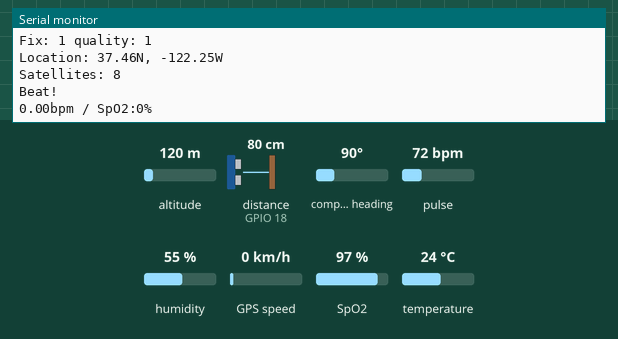
This sketch was run on a simulated ESP32. Shown: the last lines printed to the serial monitor. Wiring (inferred from the names in the program): ultrasonic range finder: trigger GPIO 5; echo GPIO 18. Inputs (shaded band) come from the test bench; at power-on: distance to the obstacle (sensor on GPIO 18) 80 cm, pulse 72 bpm, humidity 55 %, SpO2 97 %, temperature 24 °C, altitude 120 m, compass heading 90°, GPS speed 0 km/h. The echo pulse lasts 58.3 µs per cm; WiFi joins after 1.5 s; servers stay silent unless stated; the GPS gets a fix after 3 s at 37.7749, -122.4194 with 8 satellites.

Above: at 4.7 s.
4.8 s: distance to the obstacle (sensor on GPIO 18) set to 2 cm
At 5.82 s:
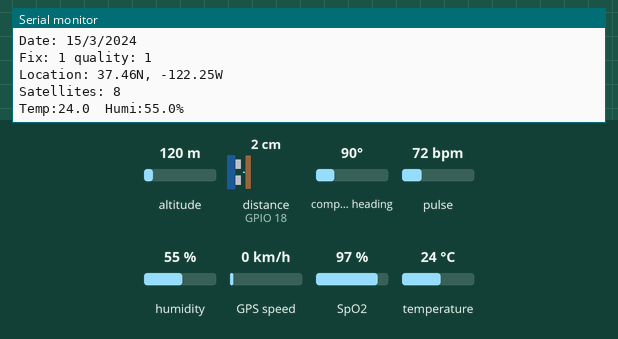
6.3 s: pulse set to 42 bpm
At 7.72 s:
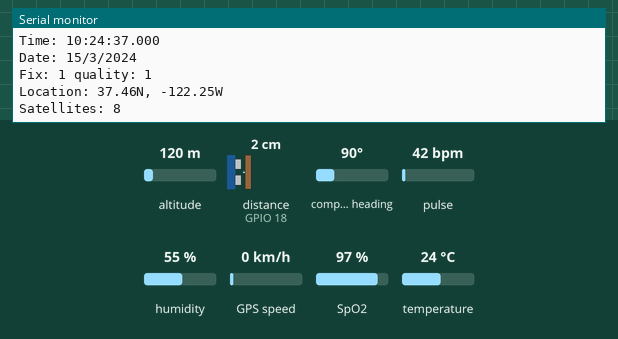
9.3 s: humidity set to 88 %
At 15.21 s:
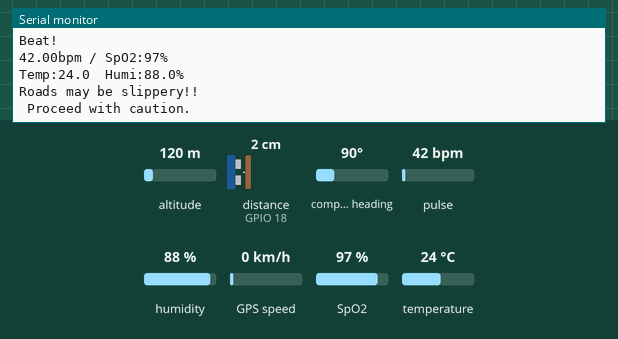
16.2 s: SpO2 set to 80 %
At 17.3 s:
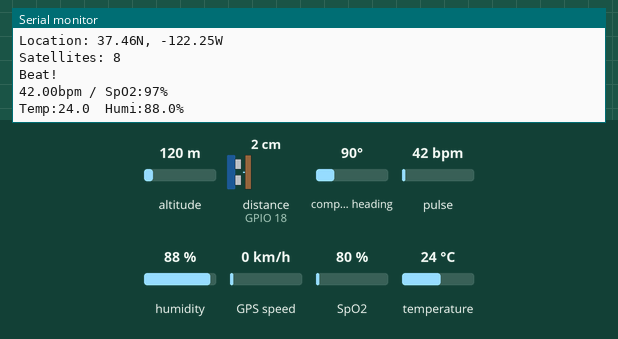
17.7 s: temperature set to 12 °C
At 19.4 s:
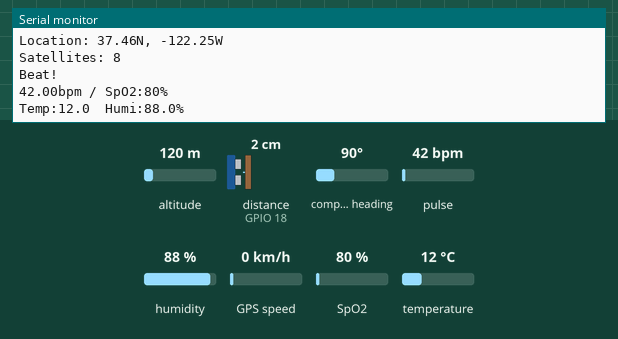
Timing chart, 0 to 20.2 s (numbered marks = the images above; inputs shaded):
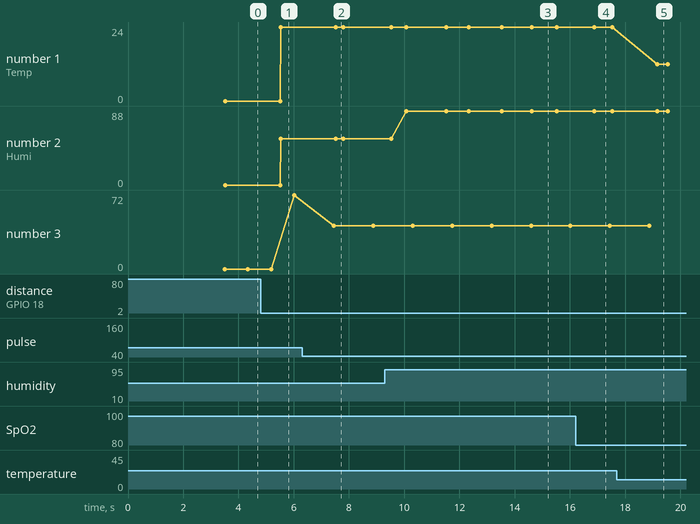

The sketch:

Smart_Steering_Wheel_Iot_Project.ino
```cpp
//New file, everything fixed
#include <WiFi.h>
#include "secrets.h"
#include "ThingSpeak.h" // always include thingspeak header file after other header files and custom macros
#include <WiFiClient.h>
#include <WebServer.h>
#include <ESPmDNS.h>
#include "homepage.h"
#include <Arduino.h>
#include <Adafruit_GPS.h>
//asynchronous dht11
#include "DHT_Async.h"
#include <Wire.h>
#include "MAX30100_PulseOximeter.h"
#define DHT_SENSOR_TYPE DHT_TYPE_11
static const int DHT_SENSOR_PIN = 4;
DHT_Async dht_sensor(DHT_SENSOR_PIN, DHT_SENSOR_TYPE);
//#define Warning_led 20
//#define Hazard_led 21
float temperature;
float humidity;

//heart rate sensor
PulseOximeter pox;
float beat;
float spo2;


//gps files
#define GPSSerial Serial2
Adafruit_GPS GPS(&GPSSerial);
#define GPSECHO false


#define BAUDRATE 115200
#define REPORTING_PERIOD_MS 15000 //report to thingspeak every 20s
#define REPORTING_PERIOD_MS_THINGSPEAK 1000  // report to ThingSpeak every 20s

// Variables to store the duration and distance for ultrasonic sensors
long duration;
int distance; //for ultrasonic q

//variables to store dht11 readings
float temp;
float humi;

//variables for adding gps longitude and latitude to thingspeak
int lati;
int longi;

//for looping the main every 2 seconds
unsigned long previousMillis = 0; //execute the loop in void main only if the current time is - the last time readings were taken is greater than 2 seconds
const long interval = 1000; // Interval in milliseconds
uint32_t timer = millis();

//ssis and password for connecting esp32 to a network
const char* hs_ssid = "Seansiphone"; //hot spot phone name
const char* hs_password = "gabtoocool"; //hot spot phone password
char ssid[] = SECRET_SSID;   // your network SSID (name)
char pass[] = SECRET_PASS;   // your network password
int keyIndex = 0;            // your network key Index number (needed only for WEP)
WiFiClient  client;
WebServer server(80);


//needed for thingspeak
unsigned long myChannelNumber = SECRET_CH_ID;
const char * myWriteAPIKey = SECRET_WRITE_APIKEY;
uint32_t tsLastReport = 0; //4 byte unsigned int to time thingspeak 20s
uint32_t tsLastReportThingSpeak = 0;  //4 byte unsigned int to to time ThingSpeak 20s

// Define the pins for the ultrasonic sensor
const int trigPin = 5;
const int echoPin = 18; //for ultrasonic 1, labeled with blue on board


void handleRoot() {

  String message = homePagePart1 + temperature + homePagePart2 + humidity + homePagePart3 + beat + homePagePart4 + distance + homePagePart5 + spo2 + homePagePart6 + lati + homePagePart7 + longi + homePagePart8 + checkDistance() + homePagePart9 + checkTemperature() + homePagePart10 + checkBPM() + homePagePart11 + lati + homePagePart12 + longi + homePagePart13;


  server.send(200, "text/html", message);
}


void handleNotFound() {
  String message = "File Not Found\n\n";
  message += "URI: ";
  message += server.uri();
  message += "\nMethod: ";
  message += (server.method() == HTTP_GET) ? "GET" : "POST";
  message += "\nArguments: ";
  message += server.args();
  message += "\n";
  for (uint8_t i = 0; i < server.args(); i++) {
    message += " " + server.argName(i) + ": " + server.arg(i) + "\n";
  }
  server.send(404, "text/plain", message);
}


void setup(void) {
  Serial.begin(115200);

  delay(1000);
  WiFi.mode(WIFI_STA);
  ThingSpeak.begin(client);  // Initialize ThingSpeak
  WiFi.begin(hs_ssid, hs_password);
  Serial.println("");

  // Wait for connection
  while (WiFi.status() != WL_CONNECTED) {
    delay(500);
    Serial.print(".");
  }
  Serial.println("");
  Serial.print("Connected to ");
  Serial.println(hs_ssid);
  Serial.print("IP address: ");
  Serial.println(WiFi.localIP());

  if (MDNS.begin("esp32")) {
    Serial.println("MDNS responder started");
  }

  server.on("/", handleRoot);
  server.on("/inline", []() {
  server.send(200, "text/plain", "this works as well");
  });
  server.onNotFound(handleNotFound);

  server.begin();
  Serial.println("HTTP server started");

//configuring the different pins on the components as inputs or outputs
  pinMode(trigPin, OUTPUT);
  pinMode(echoPin, INPUT);


  // GPS
  Serial.println("Adafruit GPS library basic parsing test!");
  GPS.begin(9600);
  GPS.sendCommand(PMTK_SET_NMEA_OUTPUT_RMCGGA);
  GPS.sendCommand(PMTK_SET_NMEA_UPDATE_1HZ); // 1 Hz update rate
  GPS.sendCommand(PGCMD_ANTENNA);
  delay(1000);
  GPSSerial.println(PMTK_Q_RELEASE);


  //heart rate sensor inititation
  // Register a callback for the beat detection
   Serial.print("Initializing pulse oximeter..");

  // Initialize the PulseOximeter instance
  // Failures are generally due to an improper I2C wiring, missing power supply
  // or wrong target chip
  if (!pox.begin()) {
    Serial.println("FAILED");
    for (;;)
      ;
  } else {
    Serial.println("SUCCESS");
  }
  pox.setOnBeatDetectedCallback(onBeatDetected);

}

/*
 * Poll for a measurement, keeping the state machine alive.  Returns
 * true if a measurement is available.
 */
static bool measure_environment(float* temperature, float* humidity) {
  static unsigned long measurement_timestamp = millis();

  /* Measure once every two seconds. */
  if (millis() - measurement_timestamp > 2000ul) {
    if (dht_sensor.measure(temperature, humidity)) {
      measurement_timestamp = millis();
      return (true);
    }
  }

  return (false);
}


void loop(void) {
  unsigned long currentMillis = millis();

  // Make sure to call update as fast as possible
  server.handleClient();
  pox.update();


if (millis() - tsLastReportThingSpeak > REPORTING_PERIOD_MS_THINGSPEAK ) {
  beat = pox.getHeartRate();
  spo2 = pox.getSpO2();


    tsLastReportThingSpeak = millis();  //update the time stamp
}

  if (currentMillis - previousMillis >= interval) {
    // Save the last time we read the sensors
    previousMillis = currentMillis;

    // Control buzzer and LED
  }


   // read data from the GPS in the 'main loop'
  char c = GPS.read();

  if (GPSECHO)
    if (c) Serial.print(c);
  if (GPS.newNMEAreceived()) {

    if (!GPS.parse(GPS.lastNMEA()))
      return;
  }
  // approximately every 2 seconds or so, print out the current stats
  if (millis() - timer > 2000) {

    // Measure distance for sensor 1
    ultraSonic(trigPin, echoPin, duration, distance);
    // Print the distance to the Serial Monitor
    Serial.print("\nDistance: ");
    Serial.print(distance);
    Serial.print(" cm  /  ");
    Serial.print("\nTemp:");
    Serial.print(temperature, 1);
    Serial.print("  Humi:");
    Serial.print(humidity, 1);
    Serial.println("%");
    checkDistance();
    checkTemperature();
    checkBPM();


    timer = millis(); // reset the timer
    Serial.print("\nTime: ");
    if (GPS.hour < 10) { Serial.print('0'); }
    Serial.print(GPS.hour, DEC); Serial.print(':');
    if (GPS.minute < 10) { Serial.print('0'); }
    Serial.print(GPS.minute, DEC); Serial.print(':');
    if (GPS.seconds < 10) { Serial.print('0'); }
    Serial.print(GPS.seconds, DEC); Serial.print('.');
    if (GPS.milliseconds < 10) {
      Serial.print("00");
    } else if (GPS.milliseconds > 9 && GPS.milliseconds < 100) {
      Serial.print("0");
    }
    Serial.println(GPS.milliseconds);
    Serial.print("Date: ");
    Serial.print(GPS.day, DEC); Serial.print('/');
    Serial.print(GPS.month, DEC); Serial.print("/20");
    Serial.println(GPS.year, DEC);
    Serial.print("Fix: "); Serial.print((int)GPS.fix);
    Serial.print(" quality: "); Serial.println((int)GPS.fixquality);
    if (GPS.fix) {
      Serial.print("Location: ");
      Serial.print(GPS.latitude/100, 2); Serial.print(GPS.lat);
      Serial.print(", ");
      Serial.print(-GPS.longitude/100, 2); Serial.println(GPS.lon);
      //Serial.print("Speed (knots): "); Serial.println(GPS.speed);
      //Serial.print("Angle: "); Serial.println(GPS.angle);
     // Serial.print("Altitude: "); Serial.println(GPS.altitude);
      Serial.print("Satellites: "); Serial.println((int)GPS.satellites);

      //thingspeak values for longitude and latitude
      lati = GPS.latitude/100;
      longi = -GPS.longitude/100;

    }
  }


    if (measure_environment(&temperature, &humidity)) {
    Serial.print("\nTemp:");
    Serial.print(temperature, 1);
    Serial.print("  Humi:");
    Serial.print(humidity, 1);
    Serial.println("%");
  }

    // Write to ThingSpeak. There are up to 8 fields in a channel, allowing you to store up to 8 different
  ThingSpeak.setField(1,humidity);
  ThingSpeak.setField(2,temperature);
  ThingSpeak.setField(3,beat);
  ThingSpeak.setField(4,spo2);
  ThingSpeak.setField(5,distance);
  ThingSpeak.setField(6,longi);
  ThingSpeak.setField(7,lati);


//calling funcion to update thingspeak every 20 seconds
  updateTS();

}


//Functions

//function to update thingspeak
void updateTS(){
     if (millis () - tsLastReport > REPORTING_PERIOD_MS)
 {
  if (humidity>=75){
    Serial.println("\nRoads may be slippery!!\n Proceed with caution.");
  }
  // pieces of information in a channel.  Here, we write to field all the fields.
 int x = ThingSpeak.writeFields(myChannelNumber, myWriteAPIKey);//this ,ine is the problem with max30100
       if (!pox.begin()) {
    Serial.println("FAILED");
    for (;;)
      ;
  } else {
    Serial.println("SUCCESS");
  }
 pox.setOnBeatDetectedCallback(onBeatDetected);
pox.update();
  tsLastReport = millis();
  }
}

// Callback (registered below) fired when a pulse is detected
void onBeatDetected() {
  Serial.println("\nBeat!");
    Serial.print(beat);
  Serial.print("bpm / SpO2:");
  Serial.print(pox.getSpO2());
  Serial.println("%");
}


void ultraSonic(int trig, int echo, long &duration, int &distance) {
  digitalWrite(trig, LOW);
  delayMicroseconds(2);
  digitalWrite(trig, HIGH);
  delayMicroseconds(10);
  digitalWrite(trig, LOW);
  duration = pulseIn(echo, HIGH);
  distance = duration * 0.0343 / 2;
}

String checkDistance(){
  if (distance < 10 && distance > 15){
    //digitalWrite(Warning_led,HIGH);
    return String("Please allow distance from obstacle infront of you");
  }
  else if (distance<10){
    //digitalWrite(Warning_led,HIGH);
    //digitalWrite(Hazard_led,HIGH);
    return String("Activating hazard lights, Engaging Breaks");
  }
  else{
    //digitalWrite(Warning_led,LOW);
    return String("Distance Normal");
  }
}

String checkTemperature(){
  if (temperature>=24){
    //digitalWrite(Warning_led,HIGH);
    return String("Turning on A/C, you could become sleepy");
  }
  else if (temperature<=10){
    return String("You're too cold, turning up heat");
  }
  else{
    //digitalWrite(Warning_led,LOW);
    return String("Temperature normal");
  }
}

String checkBPM(){
  if (beat>=140){
    //digitalWrite(Warning_led,HIGH);
    //digitalWrite(Hazard_led,HIGH);
    return String("Detecting Heart problems, activating hazards, engaging break gently, contacting emegency services and contacts");
  }
  else if (beat<=55 && beat>=45){
    return String("You're getting sleepy, engaging A/C, continuing to monitor");
  }
  else if (beat<45){
    //digitalWrite(Warning_led,HIGH);
    //digitalWrite(Hazard_led,HIGH);
    return String("You've fallen asleep, Car has been stopped safely and Emeergency services and contacts have been informed");
  }
  else{
    return String("Heart rate normal");
  }
}
```

secrets.h
```cpp
// Use this file to store all of the private credentials
// and connection details

#define SECRET_SSID "Seansiphone"		// replace MySSID with your WiFi network name
#define SECRET_PASS "gabtoocool"	// replace MyPassword with your WiFi password

#define SECRET_CH_ID 2413089			// replace 0000000 with your channel number
#define SECRET_WRITE_APIKEY "7FD6OH8LPCDW45OS"   // replace XYZ with your channel write API Key
```

Source omitted: homepage.h (11780 bytes)

Measured:
- after the input at 4.8 s, the serial monitor: prints a new line after 0.72 s (image 1)
- after the input at 6.3 s, the serial monitor: prints a new line after 1.1 s (image 2)
- after the input at 9.3 s, the serial monitor: prints a new line after 0.77 s (image 3)
- after the input at 17.7 s, the serial monitor: prints a new line after 1.5 s (image 5)
- plotted number 1: 24 → 12 after the input at 17.7 s
- plotted number 2: 55 → 88 after the input at 9.3 s
- plotted number 3: 72 → 42 after the input at 6.3 s
